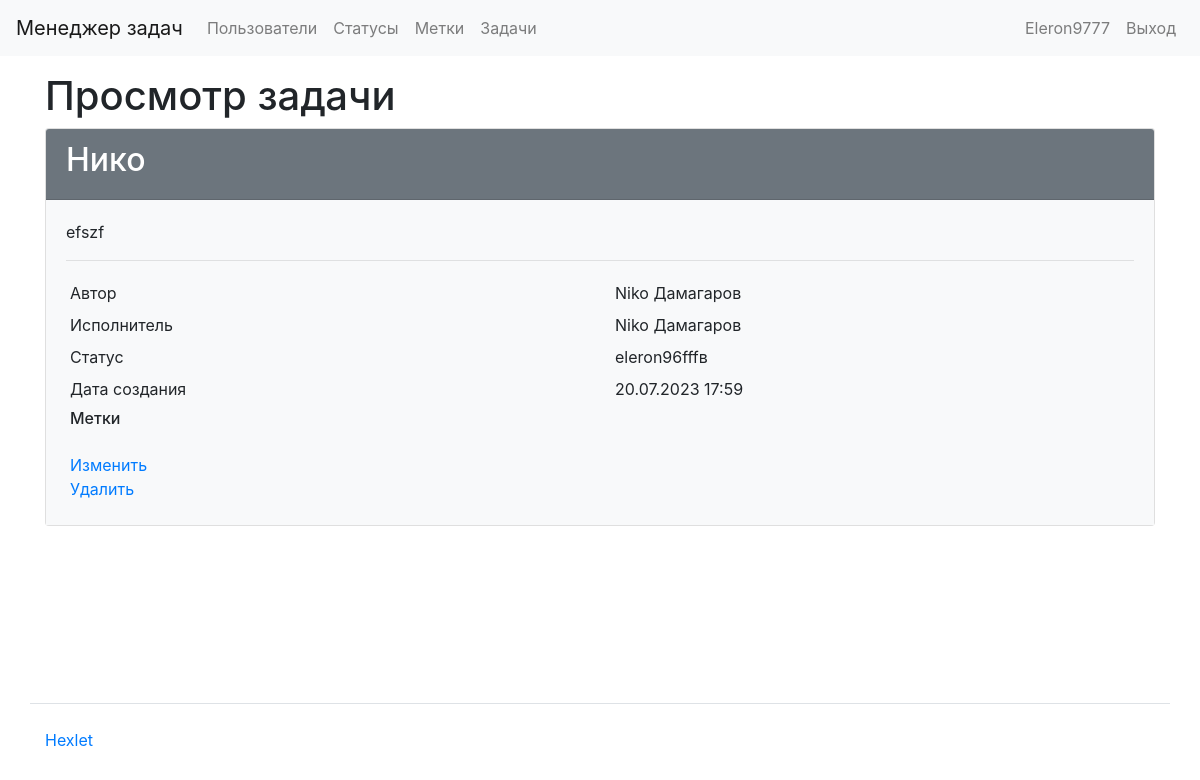
Before: /tasks/1/ (signed in) with the older database file.
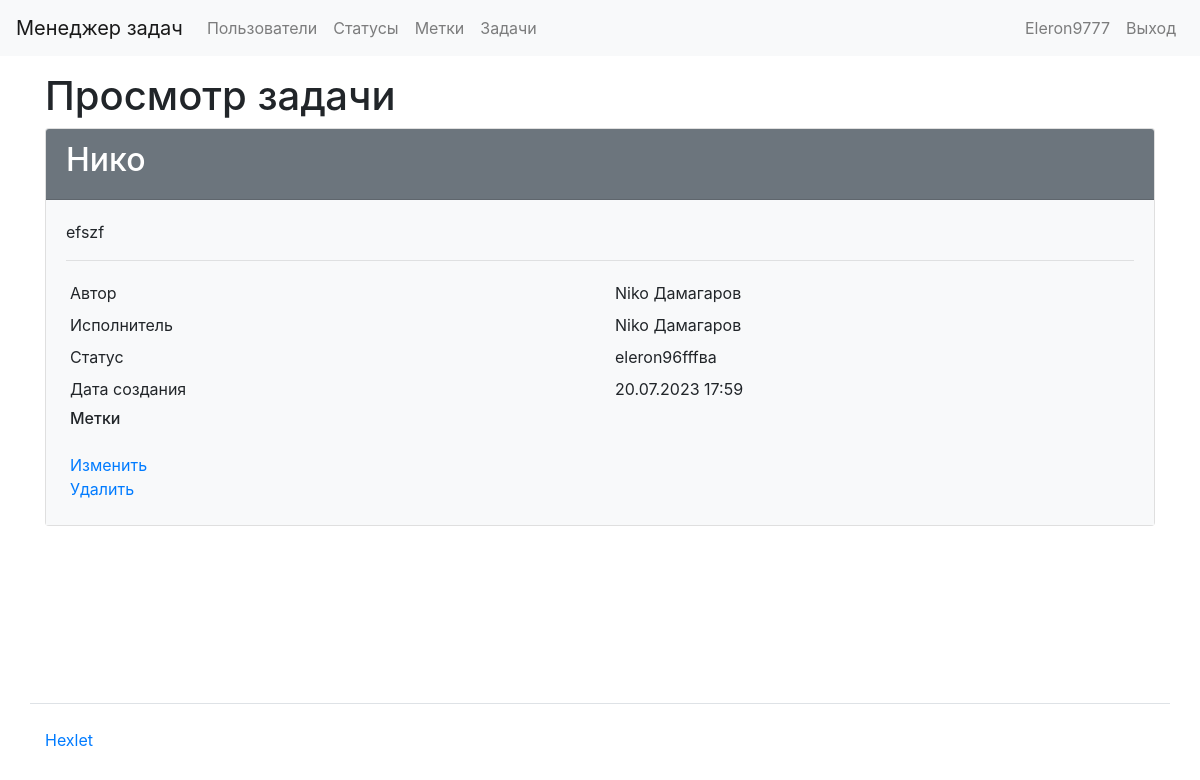
After: the same page with the newer database file.
### task_manager/tasks/models.py (models this page shows, shortened)
class Task(models.Model):
    name = models.CharField(max_length=100, verbose_name=_('Name'))
    description = models.TextField(verbose_name=_('Description'))
    status = models.ForeignKey(Status, on_delete=models.CASCADE, verbose_name=_('Status'))  # Link to the Status model
    author = models.ForeignKey(User, on_delete=models.CASCADE, related_name='author_tasks', verbose_name=_('Author'))  # Link to the User model
    executor = models.ForeignKey(User, on_delete=models.CASCADE, related_name='executor_tasks', verbose_name=_('Executor'))  # Link to the User model
    labels = models.ManyToManyField(
        labels,
        verbose_name=_('Labels'),
        through='TaskLabel',
        blank=True,  # используйте только blank=True, не используйте null=True для ManyToManyField
    )
    created_date = models.DateTimeField(auto_now_add=True)
    class Meta:
        app_label = 'tasks'

### task_manager/status/models.py (models this page shows)
class Status(models.Model):
    name = models.CharField(verbose_name=gettext_lazy('Name'), max_length=100)
    created_date = models.DateTimeField(auto_now_add=True)
    def __str__(self):
        return self.name
    class Meta:
        app_label = 'status'

### task_manager/users/models.py (models this page shows, shortened)
class User(AbstractUser):
    def __str__(self):
        return self.get_full_name()

### task_manager/tasks/views.py (the view)
# urls.py: path('tasks/<int:pk>/', task_manager.tasks.views.TaskDetailsView.as_view(), name='tasks_details'),
class TaskDetailsView(AuthRequiredMixin, DetailView):
    template_name = 'tasks/details.html'
    model = Task
    context_object_name = 'task'
    extra_context = {
        'title': _('Task details'),
    }

### task_manager/mixins.py (called while the page is built)
    def dispatch(self, request, *args, **kwargs):
        if not request.user.is_authenticated:
            messages.error(request, self.auth_message)
            return redirect(reverse_lazy('login'))
        return super().dispatch(request, *args, **kwargs)

### task_manager/templates/tasks/details.html (shortened to what this page needs)
{% extends 'base.html'%}
{% load bootstrap4 %}
{% load i18n %}
{% block content %}
<h1>{{ title }}</h1>
<div class="card">
    <div class="card-header bg-secondary text-white">
        <h2>{{ task.name }}</h2>
    </div>
    <div class="card-body bg-light">
        <p>{{ task.description }}</p>
        <hr>
        <div class="row p-1">
            <div class="col">{% translate 'Author' %}</div>
            <div class="col">{{ task.author }}</div>
        </div>
        <div class="row p-1">
            <div class="col">{% translate 'Executor' %}</div>
            <div class="col">{{ task.executor }}</div>
        </div>
        <div class="row p-1">
            <div class="col">{% translate 'Status' %}</div>
            <div class="col">{{ task.status }}</div>
        </div>
        <div class="row p-1">
            <div class="col">{% translate 'Created at' %}</div>
            <div class="col">{{ task.created_date|date:"d.m.Y H:i" }}</div>
        </div>
        <div class="row p-1">
            <div class="col">
                <h6>{% translate 'Labels' %}</h6>
            </div>
        </div>
        <div class="row p-1">
            <div class="col">
                <a href="{% url 'edit_tasks' task.pk %}">{% translate 'Edit' %}</a>
                <br>
                <a href="{% url 'delete_tasks' task.pk %}">{% translate 'Delete' %}</a>
            </div>
        </div>
    </div>
</div>
{% endblock content %}

Changed rows visible on the page:
changed through a linked row, Task "Нико": status "eleron96fffв" → "eleron96fffва"
